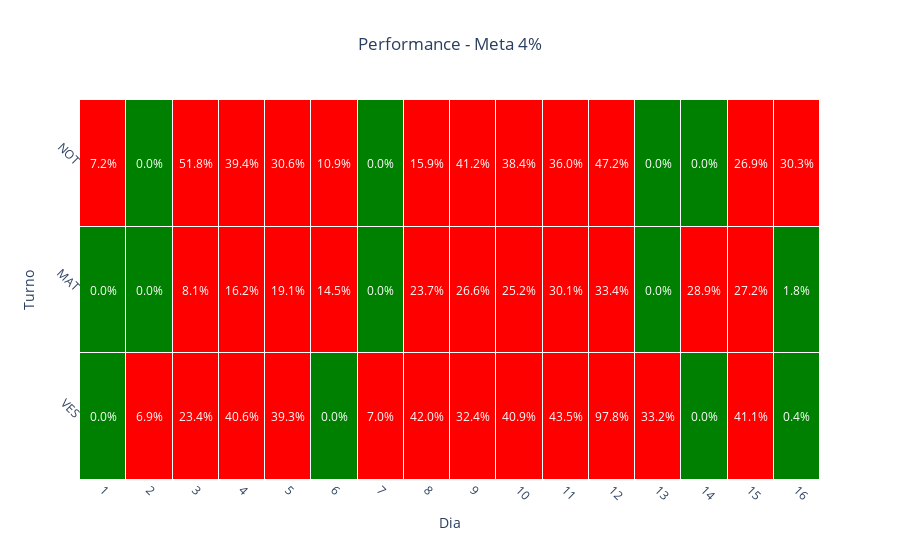

The notebook cell saved with this chart:
### Code cell
graph_heatmap_perf(df_perf, 4)
graph_heatmap_perf_v2(df_perf, 4)

### Figure 1 — Plotly figure (JSON) as saved in the notebook; plotly's stock layout.template omitted (floating-point values rounded to 4 significant figures)
{"data": [{"colorscale": [[0, "green"], [0.04, "green"], [0.04, "red"], [1, "red"]], "hoverongaps": false, "hovertemplate": "Turno: %{y}<br>Dia: %{x}<br>Valor: %{z:.1%}", "showscale": false, "type": "heatmap", "x": [1, 2, 3, 4, 5, 6, 7, 8, 9, 10, 11, 12, 13, 14, 15, 16], "xgap": 1, "y": ["VES", "MAT", "NOT"], "ygap": 1, "z": [[0, 0.06935, 0.2344, 0.4055, 0.3927, 0, 0.06994, 0.4201, 0.3242, 0.4089, 0.435, 0.9783, 0.3321, 0, 0.4113, 0.003571], [0, 0, 0.08082, 0.1621, 0.1912, 0.1455, 0, 0.2372, 0.266, 0.2517, 0.3006, 0.3344, 0, 0.2893, 0.2718, 0.01773], [0.07173, 0, 0.5182, 0.3937, 0.3055, 0.1087, 0, 0.1588, 0.4118, 0.3835, 0.3598, 0.4723, 0, 0, 0.2694, 0.3029]], "zmax": 1, "zmin": 0}], "layout": {"annotations": [{"font": {"color": "white"}, "showarrow": false, "text": "0.0%", "x": 1, "y": "VES"}, {"font": {"color": "white"}, "showarrow": false, "text": "6.9%", "x": 2, "y": "VES"}, {"font": {"color": "white"}, "showarrow": false, "text": "23.4%", "x": 3, "y": "VES"}, {"font": {"color": "white"}, "showarrow": false, "text": "40.6%", "x": 4, "y": "VES"}, {"font": {"color": "white"}, "showarrow": false, "text": "39.3%", "x": 5, "y": "VES"}, {"font": {"color": "white"}, "showarrow": false, "text": "0.0%", "x": 6, "y": "VES"}, {"font": {"color": "white"}, "showarrow": false, "text": "7.0%", "x": 7, "y": "VES"}, {"font": {"color": "white"}, "showarrow": false, "text": "42.0%", "x": 8, "y": "VES"}, {"font": {"color": "white"}, "showarrow": false, "text": "32.4%", "x": 9, "y": "VES"}, {"font": {"color": "white"}, "showarrow": false, "text": "40.9%", "x": 10, "y": "VES"}, {"font": {"color": "white"}, "showarrow": false, "text": "43.5%", "x": 11, "y": "VES"}, {"font": {"color": "white"}, "showarrow": false, "text": "97.8%", "x": 12, "y": "VES"}, {"font": {"color": "white"}, "showarrow": false, "text": "33.2%", "x": 13, "y": "VES"}, {"font": {"color": "white"}, "showarrow": false, "text": "0.0%", "x": 14, "y": "VES"}, {"font": {"color": "white"}, "showarrow": false, "text": "41.1%", "x": 15, "y": "VES"}, {"font": {"color": "white"}, "showarrow": false, "text": "0.4%", "x": 16, "y": "VES"}, {"font": {"color": "white"}, "showarrow": false, "text": "0.0%", "x": 1, "y": "MAT"}, {"font": {"color": "white"}, "showarrow": false, "text": "0.0%", "x": 2, "y": "MAT"}, {"font": {"color": "white"}, "showarrow": false, "text": "8.1%", "x": 3, "y": "MAT"}, {"font": {"color": "white"}, "showarrow": false, "text": "16.2%", "x": 4, "y": "MAT"}, {"font": {"color": "white"}, "showarrow": false, "text": "19.1%", "x": 5, "y": "MAT"}, {"font": {"color": "white"}, "showarrow": false, "text": "14.5%", "x": 6, "y": "MAT"}, {"font": {"color": "white"}, "showarrow": false, "text": "0.0%", "x": 7, "y": "MAT"}, {"font": {"color": "white"}, "showarrow": false, "text": "23.7%", "x": 8, "y": "MAT"}, {"font": {"color": "white"}, "showarrow": false, "text": "26.6%", "x": 9, "y": "MAT"}, {"font": {"color": "white"}, "showarrow": false, "text": "25.2%", "x": 10, "y": "MAT"}, {"font": {"color": "white"}, "showarrow": false, "text": "30.1%", "x": 11, "y": "MAT"}, {"font": {"color": "white"}, "showarrow": false, "text": "33.4%", "x": 12, "y": "MAT"}, {"font": {"color": "white"}, "showarrow": false, "text": "0.0%", "x": 13, "y": "MAT"}, {"font": {"color": "white"}, "showarrow": false, "text": "28.9%", "x": 14, "y": "MAT"}, {"font": {"color": "white"}, "showarrow": false, "text": "27.2%", "x": 15, "y": "MAT"}, {"font": {"color": "white"}, "showarrow": false, "text": "1.8%", "x": 16, "y": "MAT"}, {"font": {"color": "white"}, "showarrow": false, "text": "7.2%", "x": 1, "y": "NOT"}, {"font": {"color": "white"}, "showarrow": false, "text": "0.0%", "x": 2, "y": "NOT"}, {"font": {"color": "white"}, "showarrow": false, "text": "51.8%", "x": 3, "y": "NOT"}, {"font": {"color": "white"}, "showarrow": false, "text": "39.4%", "x": 4, "y": "NOT"}, {"font": {"color": "white"}, "showarrow": false, "text": "30.6%", "x": 5, "y": "NOT"}, {"font": {"color": "white"}, "showarrow": false, "text": "10.9%", "x": 6, "y": "NOT"}, {"font": {"color": "white"}, "showarrow": false, "text": "0.0%", "x": 7, "y": "NOT"}, {"font": {"color": "white"}, "showarrow": false, "text": "15.9%", "x": 8, "y": "NOT"}, {"font": {"color": "white"}, "showarrow": false, "text": "41.2%", "x": 9, "y": "NOT"}, {"font": {"color": "white"}, "showarrow": false, "text": "38.4%", "x": 10, "y": "NOT"}, {"font": {"color": "white"}, "showarrow": false, "text": "36.0%", "x": 11, "y": "NOT"}, {"font": {"color": "white"}, "showarrow": false, "text": "47.2%", "x": 12, "y": "NOT"}, {"font": {"color": "white"}, "showarrow": false, "text": "0.0%", "x": 13, "y": "NOT"}, {"font": {"color": "white"}, "showarrow": false, "text": "0.0%", "x": 14, "y": "NOT"}, {"font": {"color": "white"}, "showarrow": false, "text": "26.9%", "x": 15, "y": "NOT"}, {"font": {"color": "white"}, "showarrow": false, "text": "30.3%", "x": 16, "y": "NOT"}], "plot_bgcolor": "white", "title": {"text": "Performance - Meta 4%", "x": 0.5}, "xaxis": {"nticks": 31, "tickangle": 45, "tickmode": "linear", "ticktext": [1, 2, 3, 4, 5, 6, 7, 8, 9, 10, 11, 12, 13, 14, 15, 16, 17, 18, 19, 20, 21, 22, 23, 24, 25, 26, 27, 28, 29, 30, 31], "tickvals": [1, 2, 3, 4, 5, 6, 7, 8, 9, 10, 11, 12, 13, 14, 15, 16, 17, 18, 19, 20, 21, 22, 23, 24, 25, 26, 27, 28, 29, 30, 31], "title": {"text": "Dia"}}, "yaxis": {"tickangle": 45, "tickmode": "linear", "title": {"text": "Turno"}}}}
